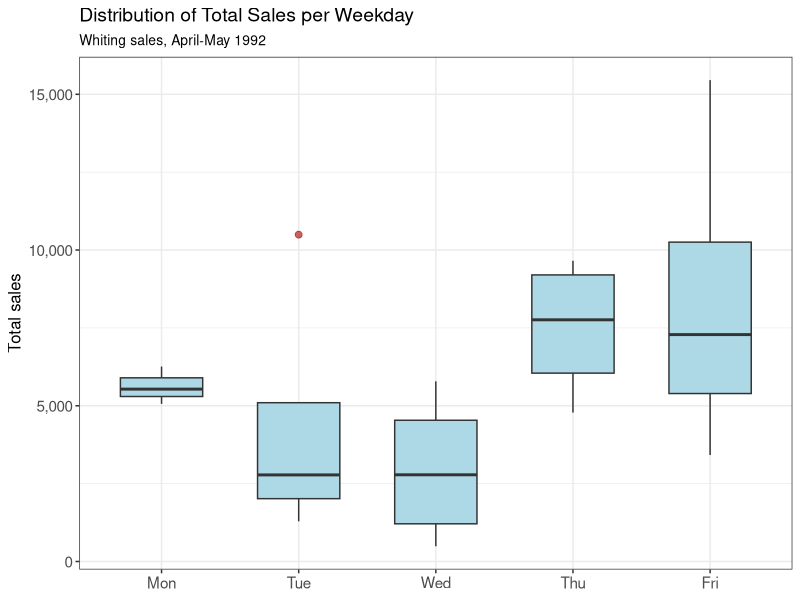
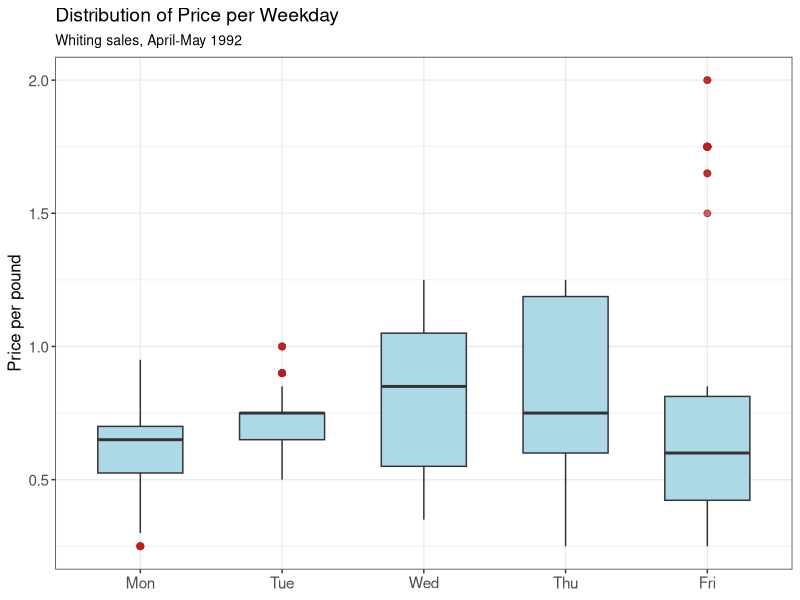

Here is the R script that generated these plots, in order:
library(readr)
library(dplyr)
library(ggplot2)

detailed <- read_tsv("data/detailed_fish_market_data.txt")


# delete those rows that have NA for 
# "price","quan", "totr", "tots" and 
# filter for whiting (no king)
detailed_whiting <- detailed %>%
  filter(!is.na(pric),
         !is.na(quan),
         !is.na(totr),
         !is.na(quan),
         type == "w") %>%
  arrange(date)


# There seem to be two entries in the dataset, where there are two dealer per day.
# Since this is the case only for two out of all days in April and May: drop those two observations 
detailed_whiting <- detailed_whiting %>%
  # frequency of the same tots value for different days
  group_by(date, dayw, tots) %>%
  mutate(n_same_tots = n()) %>%
  
  # number of distinct tots days
  group_by(date, dayw) %>%
  mutate(n_tots_values = n_distinct(tots)) %>%
  ungroup() %>%
  
  # delete rows for which (there are multiple different tots values 
  #                                   AND 
  #                       for which the tot value only appears once)
  filter(!(n_tots_values > 1 & n_same_tots == 1)) %>%
  
  # delete rows that are not longer needed
  select(-n_same_tots, -n_tots_values)


## two cases, where > 1 dealer is present
# tots_inconsistent <- detailed_whiting |>
#   group_by(date, dayw) |>
#   mutate(
#     n_tots = n_distinct(tots)
#   ) |>
#   filter(n_tots > 1) |>
#   arrange(date, dayw, tots, totr)





##----- 
# Descriptive analysis
##-----


# theme for plots
theme_fontsize <- theme(
  plot.title = element_text(size = 14),
  plot.subtitle = element_text(size = 10),
  axis.title = element_text(size = 12),
  axis.text = element_text(size = 11),
  legend.text = element_text(size = 11),
)

## Analysis on daily basis -----
# dataset for the daily-level
detailed_whiting_daily <- detailed_whiting %>%
  group_by(date) %>%
  summarise(
    avg_pric = mean(pric),
    totr = first(totr),
    tots = first(tots),
    dayw = first(dayw),
    n_trsact = n(),
    strate = first(tots)/first(totr)
  )




# boxplot tots(total sales) by dayw (Day of the Week)
ggplot(detailed_whiting_daily, 
       aes(x=factor(dayw), y=tots)) +
  geom_boxplot(fill = "lightblue",         # dezente Farbe
               colour = "grey20",
               width = 0.6,
               outlier.colour = "firebrick",
               outlier.alpha = 0.7,
               outlier.size = 2) + 
  labs(
    x = NULL,
    y = "Total sales",
    title = "Distribution of Total Sales per Weekday",
    subtitle = "Whiting sales, April-May 1992"
  ) +
  scale_x_discrete(breaks = seq(1,5,by=1),
                   labels = c("Mon", "Tue", "Wed", "Thu", "Fri")) +
  scale_y_continuous(labels = scales::comma) +
  theme_bw() +
  theme_fontsize
  



#### price

# boxplot tots(total sales) by dayw (Day of the Week)
ggplot(detailed_whiting, 
       aes(x=factor(dayw), y=pric)) +
  geom_boxplot(fill = "lightblue",         # dezente Farbe
               colour = "grey20",
               width = 0.6,
               outlier.colour = "firebrick",
               outlier.alpha = 0.7,
               outlier.size = 2) + 
  labs(
    x = NULL,
    y = "Price per pound",
    title = "Distribution of Price per Weekday",
    subtitle = "Whiting sales, April-May 1992"
  ) +
  scale_x_discrete(breaks = seq(1,5,by=1),
                   labels = c("Mon", "Tue", "Wed", "Thu", "Fri")) +
  scale_y_continuous(labels = scales::comma) +
  theme_bw() +
  theme_fontsize


# number of sales per hour distribution density


# sell_through = tots/totr vs. distinct day AND Tagesvolumen (relativ?)






# heatmap stunde x wochentag für mittleren preis?








# verteilung von qual über den Tag

# standard deviation von price für qualities 1-5?





